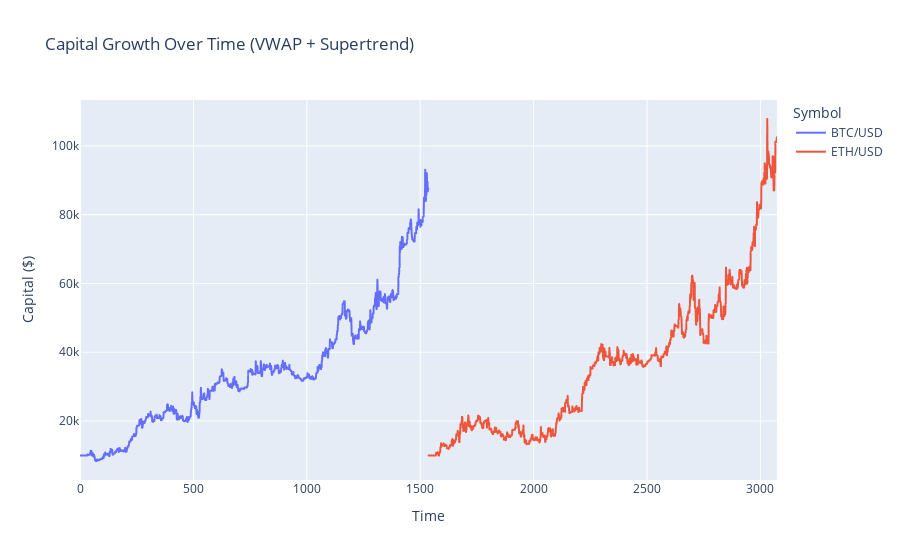

The notebook cell this image was saved under:
### Code cell
# Run the backtest
#performance_supertrend = backtest_strategy(supertrend_result_df)

# Combine all symbols' capital data into a single DataFrame
all_capital_data = []
for symbol, data in performance_supertrend.items():
    capital_series = data['Capital'].reset_index()
    capital_series['Symbol'] = symbol
    all_capital_data.append(capital_series)

# Concatenate into a single DataFrame
combined_df = pd.concat(all_capital_data)
combined_df.columns = ['Time', 'Capital', 'Symbol']  # Adjust 'Time' if your index name differs

# Plot with Plotly Express
fig = px.line(combined_df, x='Time', y='Capital', color='Symbol',
              title='Capital Growth Over Time (VWAP + Supertrend)',
              labels={'Time': 'Time', 'Capital': 'Capital ($)'})
fig.update_layout(
    xaxis={'showgrid': True},  # Show grid on x-axis
    yaxis={'showgrid': True}   # Show grid on y-axis
)
fig.show()

### Figure 1 — Plotly figure (JSON) as saved in the notebook; plotly's stock layout.template omitted (floating-point values rounded to 4 significant figures; data arrays with more than 128 entries replaced by an {"elided": "..."} marker saying what was removed)
{"data": [{"hovertemplate": "Symbol=BTC/USD<br>Time=%{x}<br>Capital ($)=%{y}<extra></extra>", "legendgroup": "BTC/USD", "line": {"color": "#636efa", "dash": "solid"}, "marker": {"symbol": "circle"}, "mode": "lines", "name": "BTC/USD", "showlegend": true, "type": "scattergl", "x": {"elided": "1537 int values"}, "xaxis": "x", "y": {"elided": "1537 float values"}, "yaxis": "y"}, {"hovertemplate": "Symbol=ETH/USD<br>Time=%{x}<br>Capital ($)=%{y}<extra></extra>", "legendgroup": "ETH/USD", "line": {"color": "#EF553B", "dash": "solid"}, "marker": {"symbol": "circle"}, "mode": "lines", "name": "ETH/USD", "showlegend": true, "type": "scattergl", "x": {"elided": "1537 int values"}, "xaxis": "x", "y": {"elided": "1537 float values"}, "yaxis": "y"}], "layout": {"legend": {"title": {"text": "Symbol"}, "tracegroupgap": 0}, "title": {"text": "Capital Growth Over Time (VWAP + Supertrend)"}, "xaxis": {"anchor": "y", "domain": [0, 1], "showgrid": true, "title": {"text": "Time"}}, "yaxis": {"anchor": "x", "domain": [0, 1], "showgrid": true, "title": {"text": "Capital ($)"}}}}
